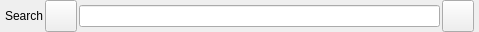
<?xml version="1.0" encoding="UTF-8"?>
<ui version="4.0">
 <class>SearchBarWidgetUi</class>
 <widget class="QFrame" name="SearchBarWidgetUi">
  <property name="geometry">
   <rect>
    <x>0</x>
    <y>0</y>
    <width>479</width>
    <height>32</height>
   </rect>
  </property>
  <property name="sizePolicy">
   <sizepolicy hsizetype="Expanding" vsizetype="Minimum">
    <horstretch>0</horstretch>
    <verstretch>0</verstretch>
   </sizepolicy>
  </property>
  <property name="minimumSize">
   <size>
    <width>0</width>
    <height>0</height>
   </size>
  </property>
  <property name="maximumSize">
   <size>
    <width>16777215</width>
    <height>16777215</height>
   </size>
  </property>
  <property name="windowTitle">
   <string notr="true">Form</string>
  </property>
  <property name="windowOpacity">
   <double>9.000000000000000</double>
  </property>
  <property name="styleSheet">
   <string notr="true"/>
  </property>
  <layout class="QHBoxLayout" name="horizontalLayout">
   <property name="spacing">
    <number>2</number>
   </property>
   <property name="leftMargin">
    <number>5</number>
   </property>
   <property name="topMargin">
    <number>0</number>
   </property>
   <property name="rightMargin">
    <number>5</number>
   </property>
   <property name="bottomMargin">
    <number>0</number>
   </property>
   <item>
    <widget class="QLabel" name="m_SearchLabel">
     <property name="sizePolicy">
      <sizepolicy hsizetype="Minimum" vsizetype="Preferred">
       <horstretch>0</horstretch>
       <verstretch>0</verstretch>
      </sizepolicy>
     </property>
     <property name="text">
      <string>Search</string>
     </property>
    </widget>
   </item>
   <item>
    <widget class="VxPushButton" name="m_SearchButton">
     <property name="sizePolicy">
      <sizepolicy hsizetype="Fixed" vsizetype="Fixed">
       <horstretch>0</horstretch>
       <verstretch>0</verstretch>
      </sizepolicy>
     </property>
     <property name="minimumSize">
      <size>
       <width>32</width>
       <height>32</height>
      </size>
     </property>
     <property name="maximumSize">
      <size>
       <width>32</width>
       <height>32</height>
      </size>
     </property>
     <property name="text">
      <string notr="true"/>
     </property>
     <property name="iconSize">
      <size>
       <width>48</width>
       <height>48</height>
      </size>
     </property>
    </widget>
   </item>
   <item>
    <widget class="QLineEdit" name="m_SearchLineEdit"/>
   </item>
   <item>
    <widget class="VxPushButton" name="m_RefreshButton">
     <property name="sizePolicy">
      <sizepolicy hsizetype="Fixed" vsizetype="Fixed">
       <horstretch>0</horstretch>
       <verstretch>0</verstretch>
      </sizepolicy>
     </property>
     <property name="minimumSize">
      <size>
       <width>32</width>
       <height>32</height>
      </size>
     </property>
     <property name="maximumSize">
      <size>
       <width>32</width>
       <height>32</height>
      </size>
     </property>
     <property name="text">
      <string notr="true"/>
     </property>
     <property name="iconSize">
      <size>
       <width>48</width>
       <height>48</height>
      </size>
     </property>
    </widget>
   </item>
  </layout>
 </widget>
 <customwidgets>
  <customwidget>
   <class>VxPushButton</class>
   <extends>QPushButton</extends>
   <header location="global">VxPushButton.h</header>
  </customwidget>
 </customwidgets>
 <resources/>
 <connections/>
</ui>
